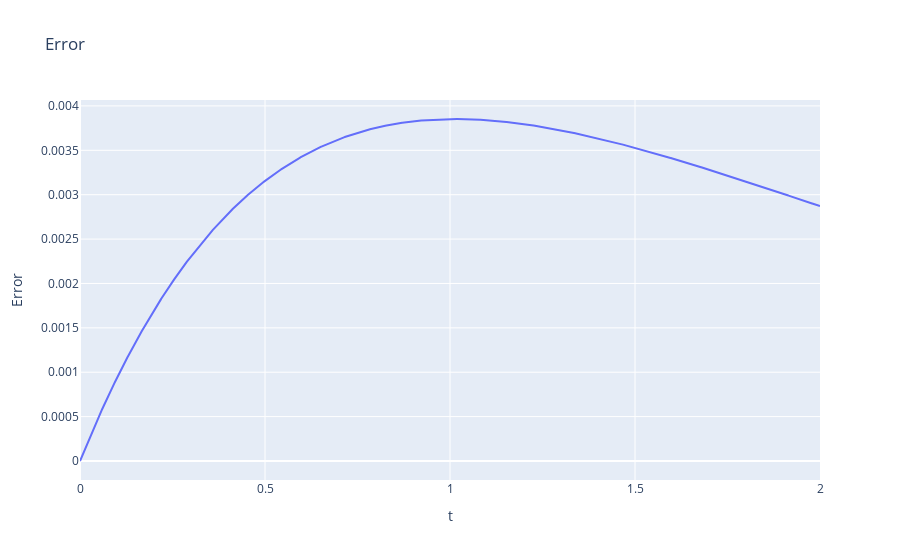

This figure's notebook cell:
### Code cell
# Get analytical solution
analytic_sol = lambda x, t: np.exp(-D * np.pi**2 * t / (b-a)**2) * np.sin(np.pi * (x - a) / (b - a))

u_analytic = np.zeros((len(bvp.x_values), len(t)))
for xi, x in enumerate(bvp.x_values):
    for ti, t_ in enumerate(t):
        u_analytic[xi, ti] = analytic_sol(x, t_)
        
# Calculate the error at each time step
error = np.abs(u - u_analytic)

# Sum error for each column
error_sum = np.sum(error, axis=0)

# Plot the error
fig = go.Figure()
fig.add_trace(go.Scatter(x=t, y=error_sum, name='Error'))
fig.update_layout(title='Error', xaxis_title='t', yaxis_title='Error')

fig.show()

### Figure 1 — Plotly figure (JSON) as saved in the notebook; plotly's stock layout.template omitted (floating-point values rounded to 4 significant figures; data arrays with more than 128 entries replaced by an {"elided": "..."} marker saying what was removed)
{"data": [{"name": "Error", "type": "scatter", "x": {"elided": "4001 float values"}, "y": {"elided": "4001 float values"}}], "layout": {"title": {"text": "Error"}, "xaxis": {"title": {"text": "t"}}, "yaxis": {"title": {"text": "Error"}}}}
